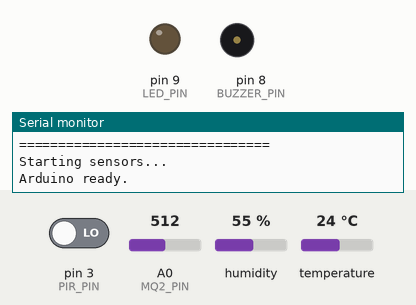
Recording of a program running on a simulated Arduino Uno, built with avr-gcc and run on an emulated ATmega328P. On the bench: output pins drawn as LEDs (lit = HIGH), buzzer (waves = sounding, pin HIGH), the last lines printed to the serial monitor. The inputs (shaded band) are chosen by the test bench; at power-on: temperature 24 °C, pin 3 (PIR_PIN) LOW, A0 (MQ2_PIN) = 512, humidity 55 %.

Above: at 2.2 s.
2.3 s: temperature set to 34.6 °C
6.5 s: temperature set to 35.3 °C
At 9.31 s:
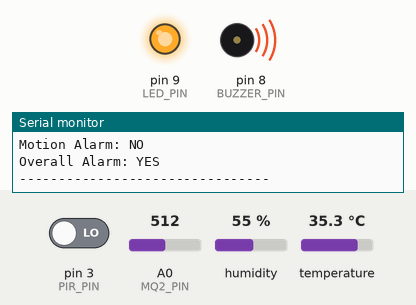
Timing chart, 0 to 21.8 s (numbered marks = the images above; inputs shaded):
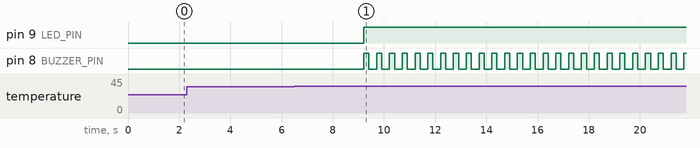

The program:

main.cpp
```cpp
#include <Arduino.h>
#include <DHT.h>
#include <SoftwareSerial.h>


// Pin config

const int DHT_PIN = 2;
const int PIR_PIN = 3;
const int MQ2_PIN = A0;

const int BUZZER_PIN = 8;
const int LED_PIN = 9;

// SoftwareSerial
// Arduino RX = D10
// Arduino TX = D11
const int ESP_RX_PIN = 10;
const int ESP_TX_PIN = 11;


// Sensor config

#define DHT_TYPE DHT22

DHT dht(DHT_PIN, DHT_TYPE);

SoftwareSerial espSerial(ESP_RX_PIN, ESP_TX_PIN);


// Config

struct Config {

    // Alarm enable/disable
    bool temperatureAlarmEnabled;
    bool gasAlarmEnabled;
    bool motionAlarmEnabled;

    // Thresholds
    float maxTemperature;
    int maxGas;

    // Timing
    unsigned long sensorInterval;
    unsigned long sendInterval;

    // Buzzer
    unsigned long buzzerOnTime;
    unsigned long buzzerOffTime;
};


Config config = {

    true,       // temperature alarm enabled
    true,       // gas alarm enabled
    true,       // motion alarm enabled

    35.0,       // maximum temperature
    1000,       // maximum gas value

    3000,       // read sensors every 3 seconds
    3000,       // send data every 3 seconds

    200,        // buzzer ON for 200ms
    300         // buzzer OFF for 300ms
};


// Sensor data

struct SensorData {

    float temperature;
    float humidity;

    int gas;
    bool motion;

    bool temperatureAlarm;
    bool gasAlarm;
    bool motionAlarm;

    bool alarm;
};


// Current sensor data
SensorData sensorData;


// Timers

unsigned long lastSensorRead = 0;
unsigned long lastDataSend = 0;

unsigned long lastBuzzerChange = 0;


// Buzzer state

bool buzzerState = false;


// Function declarations

SensorData readSensors();

void updateAlarmState();

void updateBuzzer();

void updateLED();

void sendSensorData();

void printSensorData();


// Setup

void setup() {

    Serial.begin(9600);

    espSerial.begin(9600);

    dht.begin();

    pinMode(PIR_PIN, INPUT);

    pinMode(MQ2_PIN, INPUT);

    pinMode(BUZZER_PIN, OUTPUT);

    pinMode(LED_PIN, OUTPUT);


    digitalWrite(BUZZER_PIN, LOW);

    digitalWrite(LED_PIN, LOW);


    Serial.println();
    Serial.println("================================");
    Serial.println("SmartLink IES - Arduino Uno");
    Serial.println("================================");

    Serial.println("Starting sensors...");

    delay(1000);

    Serial.println("Arduino ready.");
}


// Main loop

void loop() {

    unsigned long currentTime = millis();


    // READ SENSORS

    if (currentTime - lastSensorRead >= config.sensorInterval) {

        lastSensorRead = currentTime;

        sensorData = readSensors();

        updateAlarmState();

        printSensorData();
    }


    // SEND DATA TO ESP32

    if (currentTime - lastDataSend >= config.sendInterval) {

        lastDataSend = currentTime;

        sendSensorData();
    }


    // BUZZER

    updateBuzzer();

    // LED

    updateLED();
}


// Read sensors

SensorData readSensors() {

    SensorData data;


    // DHT22
    data.temperature = dht.readTemperature();

    data.humidity = dht.readHumidity();


    // MQ-2
    data.gas = analogRead(MQ2_PIN);


    // PIR
    data.motion = digitalRead(PIR_PIN) == HIGH;


    // Handler invalid DHT reading

    if (isnan(data.temperature)) {

        data.temperature = -999;
    }

    if (isnan(data.humidity)) {

        data.humidity = -999;
    }


    // Default alarm states
    data.temperatureAlarm = false;
    data.gasAlarm = false;
    data.motionAlarm = false;

    data.alarm = false;


    return data;
}


// Alarm state

void updateAlarmState() {


    // Temperature

    if (
        config.temperatureAlarmEnabled &&
        sensorData.temperature != -999 &&
        sensorData.temperature >= config.maxTemperature
    ) {

        sensorData.temperatureAlarm = true;
    }


    // Gas

    if (
        config.gasAlarmEnabled &&
        sensorData.gas >= config.maxGas
    ) {

        sensorData.gasAlarm = true;
    }


    // Motion

    if (
        config.motionAlarmEnabled &&
        sensorData.motion
    ) {

        sensorData.motionAlarm = true;
    }


    // Overall Alarm

    sensorData.alarm =
        sensorData.temperatureAlarm ||
        sensorData.gasAlarm ||
        sensorData.motionAlarm;
}


// BUZZER

void updateBuzzer() {

    unsigned long currentTime = millis();


    // No alarm
    if (!sensorData.alarm) {

        buzzerState = false;

        digitalWrite(BUZZER_PIN, LOW);

        return;
    }


    // BUZZER ON

    if (buzzerState) {

        if (
            currentTime - lastBuzzerChange >=
            config.buzzerOnTime
        ) {

            buzzerState = false;

            lastBuzzerChange = currentTime;

            digitalWrite(BUZZER_PIN, LOW);
        }

        return;
    }


    // BUZZER OFF

    if (
        currentTime - lastBuzzerChange >=
        config.buzzerOffTime
    ) {

        buzzerState = true;

        lastBuzzerChange = currentTime;

        digitalWrite(BUZZER_PIN, HIGH);
    }
}


// LED

void updateLED() {

    if (sensorData.alarm) {

        digitalWrite(LED_PIN, HIGH);

    } else {

        digitalWrite(LED_PIN, LOW);
    }
}


// SEND DATA TO ESP32

void sendSensorData() {
    espSerial.print("TEMP=");
    espSerial.print(sensorData.temperature);

    espSerial.print(",HUM=");
    espSerial.print(sensorData.humidity);

    espSerial.print(",GAS=");
    espSerial.print(sensorData.gas);

    espSerial.print(",MOTION=");
    espSerial.print(sensorData.motion ? 1 : 0);

    espSerial.print(",ALARM=");
    espSerial.print(sensorData.alarm ? 1 : 0);

    espSerial.print("\n");
}


// ============================================================
// DEBUG OUTPUT
// ============================================================

void printSensorData() {

    Serial.println();
    Serial.println("---------- SENSOR DATA ----------");


    Serial.print("Temperature: ");

    if(sensorData.temperature == -999){

        Serial.println("ERROR");

    } else{

        Serial.print(sensorData.temperature);
        Serial.println(" C");
    }


    Serial.print("Humidity: ");

    if (sensorData.humidity == -999) {

        Serial.println("ERROR");

    } else {

        Serial.print(sensorData.humidity);
        Serial.println(" %");
    }


    Serial.print("Gas/Smoke: ");
    Serial.println(sensorData.gas);


    Serial.print("Motion: ");
    Serial.println(
        sensorData.motion ? "DETECTED" : "NONE"
    );


    Serial.print("Temperature Alarm: ");
    Serial.println(
        sensorData.temperatureAlarm ? "YES" : "NO"
    );


    Serial.print("Gas Alarm: ");
    Serial.println(
        sensorData.gasAlarm ? "YES" : "NO"
    );


    Serial.print("Motion Alarm: ");
    Serial.println(
        sensorData.motionAlarm ? "YES" : "NO"
    );


    Serial.print("Overall Alarm: ");
    Serial.println(
        sensorData.alarm ? "YES" : "NO"
    );


    Serial.println("--------------------------------");
}
```

Measured:
- the behaviour switches between 34.9 and 35 °C on temperature (found by bisection; images 0 and 1)
- after the input at 6.5 s, pin 9 (LED_PIN): LOW → HIGH after 2.7 s; pin 8 (BUZZER_PIN): alternates HIGH for 0.20 s and LOW for 0.30 s, starting after 2.7 s
